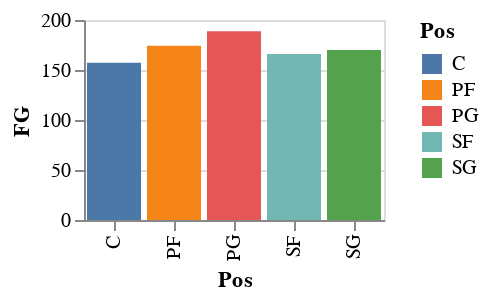
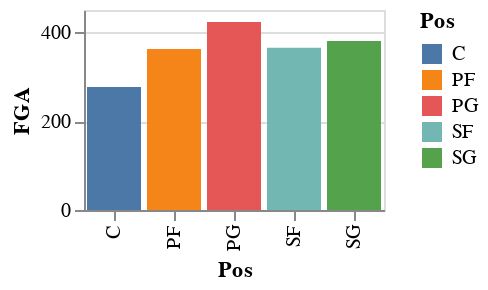
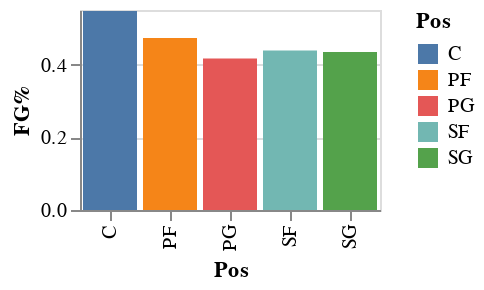
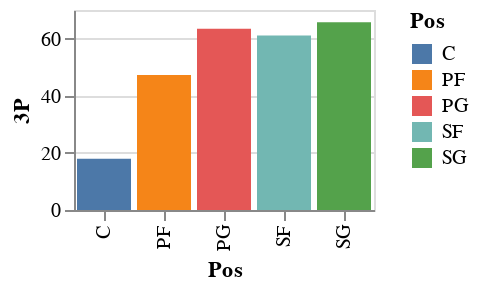

Here is the notebook cell these charts were saved with, in order:
### Markdown cell above
## Display of Data
Since we've loaded and prepared our data in the way we want to, we can actually look at the statistics we have by using multiple graphs. These graphs give us an idea of the seperation between positions and the statistics they yield. I will show just a few for space sake.

### Code cell
for i in range(5):
    avg_ppg = df.groupby('Pos')[statlist[i]].mean().reset_index()

    ppg_g = alt.Chart(avg_ppg, height=100, width=150).mark_bar().encode(
        x = "Pos",
        y = statlist[i],
        color = "Pos"
    )
    display(ppg_g)

### Figure 1 — Vega-Lite specification as saved in the notebook (floating-point values rounded to 4 significant figures)
{"config": {"view": {"continuousWidth": 400, "continuousHeight": 300}}, "data": {"name": "data-244d6d482f5e314f7dc35b520cdc40b3"}, "mark": "bar", "encoding": {"color": {"field": "Pos", "type": "nominal"}, "x": {"field": "Pos", "type": "nominal"}, "y": {"field": "FG", "type": "quantitative"}}, "height": 100, "width": 150, "$schema": "https://vega.github.io/schema/vega-lite/v4.17.0.json", "datasets": {"data-244d6d482f5e314f7dc35b520cdc40b3": [{"Pos": "C", "FG": 157.2}, {"Pos": "PF", "FG": 174.3}, {"Pos": "PG", "FG": 188.8}, {"Pos": "SF", "FG": 165.9}, {"Pos": "SG", "FG": 170.1}]}}

### Figure 2 — Vega-Lite specification as saved in the notebook (floating-point values rounded to 4 significant figures)
{"config": {"view": {"continuousWidth": 400, "continuousHeight": 300}}, "data": {"name": "data-e0cf27b6990b01f90d8080662303519b"}, "mark": "bar", "encoding": {"color": {"field": "Pos", "type": "nominal"}, "x": {"field": "Pos", "type": "nominal"}, "y": {"field": "FGA", "type": "quantitative"}}, "height": 100, "width": 150, "$schema": "https://vega.github.io/schema/vega-lite/v4.17.0.json", "datasets": {"data-e0cf27b6990b01f90d8080662303519b": [{"Pos": "C", "FGA": 277.0}, {"Pos": "PF", "FGA": 362.2}, {"Pos": "PG", "FGA": 422.8}, {"Pos": "SF", "FGA": 364.9}, {"Pos": "SG", "FGA": 380.0}]}}

### Figure 3 — Vega-Lite specification as saved in the notebook (floating-point values rounded to 4 significant figures)
{"config": {"view": {"continuousWidth": 400, "continuousHeight": 300}}, "data": {"name": "data-527bcb1a504dead6387aff4b9dadf24d"}, "mark": "bar", "encoding": {"color": {"field": "Pos", "type": "nominal"}, "x": {"field": "Pos", "type": "nominal"}, "y": {"field": "FG%", "type": "quantitative"}}, "height": 100, "width": 150, "$schema": "https://vega.github.io/schema/vega-lite/v4.17.0.json", "datasets": {"data-527bcb1a504dead6387aff4b9dadf24d": [{"Pos": "C", "FG%": 0.5472}, {"Pos": "PF", "FG%": 0.4731}, {"Pos": "PG", "FG%": 0.4167}, {"Pos": "SF", "FG%": 0.4384}, {"Pos": "SG", "FG%": 0.4347}]}}

### Figure 4 — Vega-Lite specification as saved in the notebook (floating-point values rounded to 4 significant figures)
{"config": {"view": {"continuousWidth": 400, "continuousHeight": 300}}, "data": {"name": "data-7d9c9eb74199b8d901977f40dbb692b5"}, "mark": "bar", "encoding": {"color": {"field": "Pos", "type": "nominal"}, "x": {"field": "Pos", "type": "nominal"}, "y": {"field": "3P", "type": "quantitative"}}, "height": 100, "width": 150, "$schema": "https://vega.github.io/schema/vega-lite/v4.17.0.json", "datasets": {"data-7d9c9eb74199b8d901977f40dbb692b5": [{"Pos": "C", "3P": 17.91}, {"Pos": "PF", "3P": 47.27}, {"Pos": "PG", "3P": 63.39}, {"Pos": "SF", "3P": 61.08}, {"Pos": "SG", "3P": 65.76}]}}
